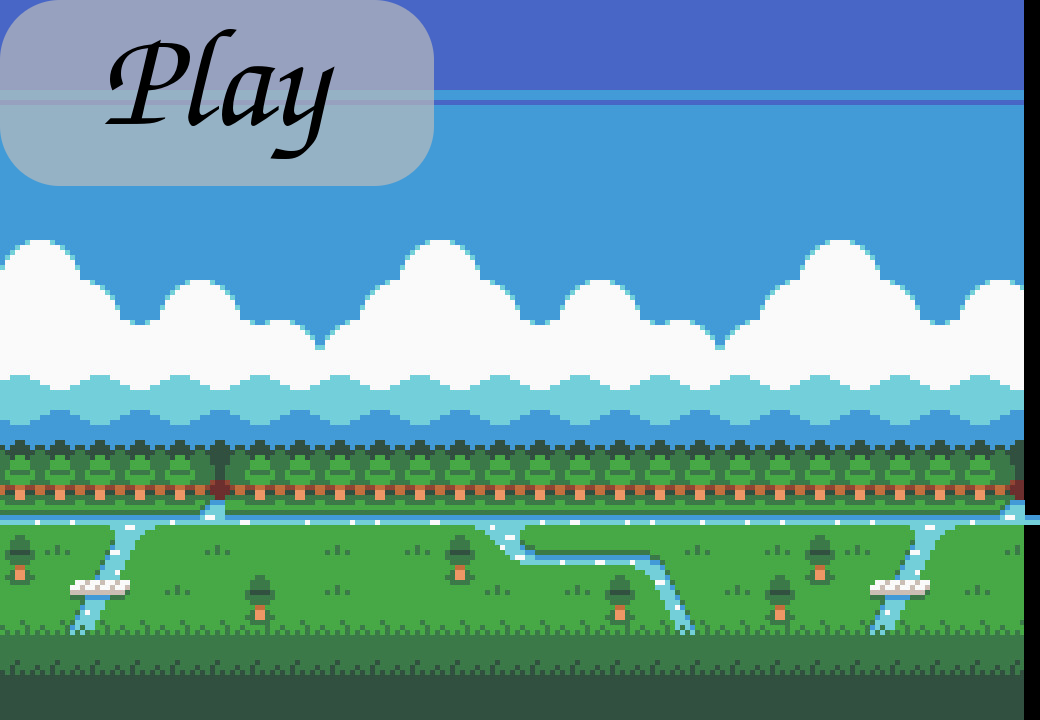

Tiled map render using the project's own tile images. Description and the whole map definition, tile-layer contents included, below:
An orthogonal 13x9 tile map with 80x80 px tiles, 1 tile layer (Tile Layer 1), 2 tilesets, 2 image layers and 1 object (PlayButton).

<map version="1.0" orientation="orthogonal" renderorder="right-down" width="13" height="9" tilewidth="80" tileheight="80" nextobjectid="4">
 <tileset firstgid="1" name="main-menu-background-animation" tilewidth="80" tileheight="80">
  <image source="../textures/main-menu-background-animation.png" width="800" height="320" />
  <tile id="0">
   <animation>
    <frame tileid="0" duration="100" />
    <frame tileid="20" duration="100" />
   </animation>
  </tile>
  <tile id="1">
   <animation>
    <frame tileid="1" duration="100" />
    <frame tileid="21" duration="100" />
   </animation>
  </tile>
  <tile id="2">
   <animation>
    <frame tileid="2" duration="100" />
    <frame tileid="22" duration="100" />
   </animation>
  </tile>
  <tile id="3">
   <animation>
    <frame tileid="3" duration="100" />
    <frame tileid="23" duration="100" />
   </animation>
  </tile>
  <tile id="4">
   <animation>
    <frame tileid="4" duration="100" />
    <frame tileid="24" duration="100" />
   </animation>
  </tile>
  <tile id="5">
   <animation>
    <frame tileid="5" duration="100" />
    <frame tileid="25" duration="100" />
   </animation>
  </tile>
  <tile id="6">
   <animation>
    <frame tileid="6" duration="100" />
    <frame tileid="26" duration="100" />
   </animation>
  </tile>
  <tile id="7">
   <animation>
    <frame tileid="7" duration="100" />
    <frame tileid="27" duration="100" />
   </animation>
  </tile>
  <tile id="8">
   <animation>
    <frame tileid="8" duration="100" />
    <frame tileid="28" duration="100" />
   </animation>
  </tile>
  <tile id="9">
   <animation>
    <frame tileid="9" duration="100" />
    <frame tileid="29" duration="100" />
   </animation>
  </tile>
  <tile id="10">
   <animation>
    <frame tileid="10" duration="100" />
    <frame tileid="30" duration="100" />
   </animation>
  </tile>
  <tile id="11">
   <animation>
    <frame tileid="11" duration="100" />
    <frame tileid="31" duration="100" />
   </animation>
  </tile>
  <tile id="16">
   <animation>
    <frame tileid="16" duration="100" />
    <frame tileid="36" duration="100" />
   </animation>
  </tile>
  <tile id="17">
   <animation>
    <frame tileid="17" duration="100" />
    <frame tileid="37" duration="100" />
   </animation>
  </tile>
  <tile id="18">
   <animation>
    <frame tileid="18" duration="100" />
    <frame tileid="38" duration="100" />
   </animation>
  </tile>
 </tileset>
 <tileset firstgid="41" name="main-menu-background" tilewidth="80" tileheight="80">
  <image source="../textures/main-menu-background.jpg" width="1024" height="720" />
  <tile id="72">
   <animation>
    <frame tileid="72" duration="100" />
    <frame tileid="73" duration="100" />
    <frame tileid="74" duration="100" />
    <frame tileid="75" duration="100" />
    <frame tileid="76" duration="100" />
   </animation>
  </tile>
 </tileset>
 <imagelayer name="Image Layer 1">
  <image source="../textures/main-menu-background.jpg" />
 </imagelayer>
 <layer name="Tile Layer 1" width="13" height="9">
  <data encoding="csv">
0,0,0,0,0,0,0,0,0,0,0,0,0,
0,0,0,0,0,0,0,0,0,0,0,0,0,
0,0,0,0,0,0,0,0,0,0,0,0,0,
0,0,0,0,0,0,0,0,0,0,0,0,0,
0,0,0,0,0,0,0,0,0,0,0,0,0,
0,0,0,0,0,0,0,0,0,0,0,0,0,
1,2,3,4,5,6,7,8,9,10,1,2,3,
11,12,0,0,0,0,17,18,19,0,11,12,13,
0,0,0,0,0,0,0,0,0,0,0,0,0
</data>
 </layer>
 <imagelayer name="Image Layer 2" x="298" y="281">
  <image source="../textures/main-menu-play-btn.png" />
 </imagelayer>
 <objectgroup name="Object Layer 1">
  <object id="1" type="PlayButton" x="298" y="279" width="432" height="190" />
 </objectgroup>
</map>